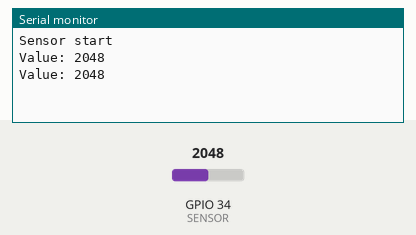
Recording of a sketch running on a simulated ESP32. Shown: the last lines printed to the serial monitor. The test bench sets the inputs (shaded band); at power-on: GPIO 34 (SENSOR) = 2048.

Above: at 2.3 s.
2.4 s: GPIO 34 (SENSOR) set to 2866
At 3.3 s:
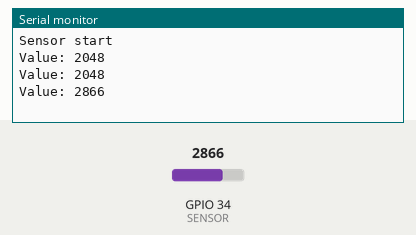
3.9 s: GPIO 34 (SENSOR) set to 3603
At 5.2 s:
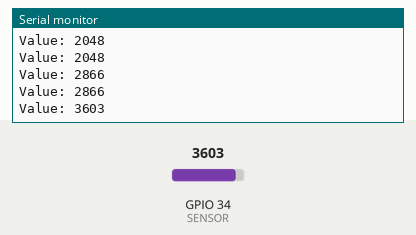
Timing chart, 0 to 6.9 s (numbered marks = the images above; inputs shaded):
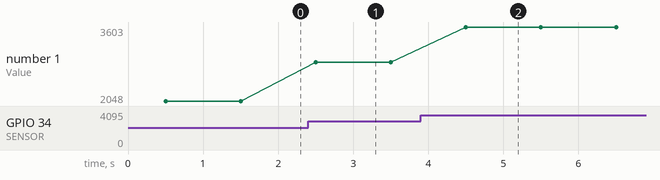

Measured:
- after the input at 2.4 s, the serial monitor: prints a new line after 0.10 s (image 1)
- after the input at 3.9 s, the serial monitor: prints a new line after 0.60 s (image 2)
- plotted number 1: 2048 → 2866 after the input at 2.4 s, 2866 → 3603 after the input at 3.9 s

The sketch:

mq5_test.ino
```cpp
// Az MQ-5 gázérzékelő szenzor tesztelésére létrehozott kódsor

#define SENSOR 34  // a P34-es egy analóg bemeneti pin az ESP-n

int sensorData = 0;  // ebben a változóban a szenzortól kapott aktuális értéket tárolom

void setup() {
  Serial.begin(115200);
  Serial.println("Sensor start");
}

void loop() {
  delay(500);

  sensorData = analogRead(SENSOR);
  Serial.print("Value: ");
  Serial.println(sensorData);

  delay(500);
}
```
